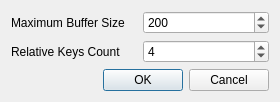
<?xml version="1.0" encoding="UTF-8"?>
<ui version="4.0">
 <class>onionSkinRendererPreferences</class>
 <widget class="QDialog" name="onionSkinRendererPreferences">
  <property name="geometry">
   <rect>
    <x>0</x>
    <y>0</y>
    <width>280</width>
    <height>97</height>
   </rect>
  </property>
  <property name="windowTitle">
   <string>Dialog</string>
  </property>
  <layout class="QVBoxLayout" name="verticalLayout">
   <item>
    <layout class="QHBoxLayout" name="prefs_maxBuffer_layout">
     <item>
      <widget class="QLabel" name="maxBuffer_label">
       <property name="text">
        <string>Maximum Buffer Size</string>
       </property>
      </widget>
     </item>
     <item>
      <widget class="QSpinBox" name="maxBuffer_spinBox">
       <property name="minimum">
        <number>1</number>
       </property>
       <property name="maximum">
        <number>10000</number>
       </property>
       <property name="value">
        <number>200</number>
       </property>
      </widget>
     </item>
    </layout>
   </item>
   <item>
    <layout class="QHBoxLayout" name="prefs_relativeKeyCount_layout">
     <item>
      <widget class="QLabel" name="relativeKeyCount_label">
       <property name="text">
        <string>Relative Keys Count</string>
       </property>
      </widget>
     </item>
     <item>
      <widget class="QSpinBox" name="relativeKeyCount_spinBox">
       <property name="minimum">
        <number>1</number>
       </property>
       <property name="maximum">
        <number>10</number>
       </property>
       <property name="value">
        <number>4</number>
       </property>
      </widget>
     </item>
    </layout>
   </item>
   <item>
    <widget class="QDialogButtonBox" name="prefs_dialogButtonBox">
     <property name="orientation">
      <enum>Qt::Horizontal</enum>
     </property>
     <property name="standardButtons">
      <set>QDialogButtonBox::Cancel|QDialogButtonBox::Ok</set>
     </property>
    </widget>
   </item>
  </layout>
 </widget>
 <resources/>
 <connections>
  <connection>
   <sender>prefs_dialogButtonBox</sender>
   <signal>accepted()</signal>
   <receiver>onionSkinRendererPreferences</receiver>
   <slot>accept()</slot>
   <hints>
    <hint type="sourcelabel">
     <x>248</x>
     <y>254</y>
    </hint>
    <hint type="destinationlabel">
     <x>157</x>
     <y>274</y>
    </hint>
   </hints>
  </connection>
  <connection>
   <sender>prefs_dialogButtonBox</sender>
   <signal>rejected()</signal>
   <receiver>onionSkinRendererPreferences</receiver>
   <slot>reject()</slot>
   <hints>
    <hint type="sourcelabel">
     <x>316</x>
     <y>260</y>
    </hint>
    <hint type="destinationlabel">
     <x>286</x>
     <y>274</y>
    </hint>
   </hints>
  </connection>
 </connections>
</ui>
